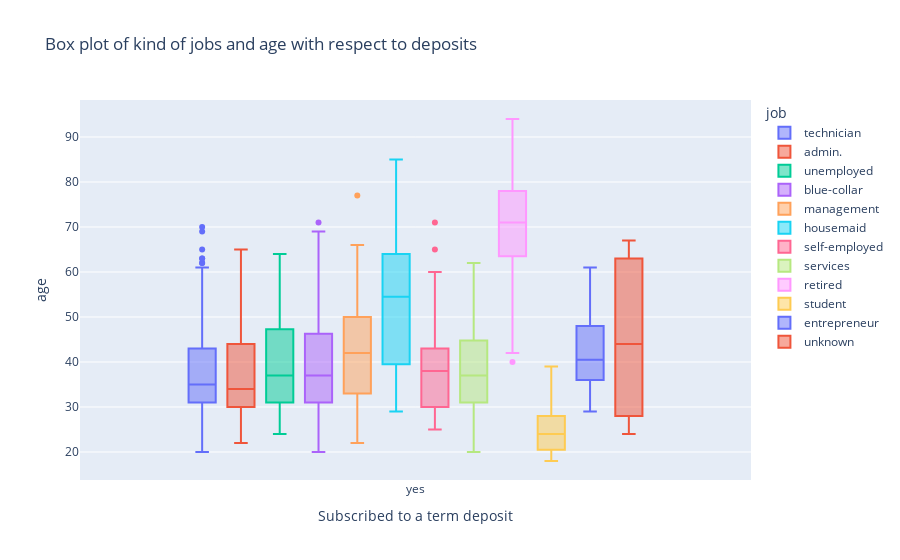

Here is the notebook cell this chart was saved with:
### Markdown cell above
###### The most number of deposits came from individuals who were employed as admins ( ~28%) followed by those who were employed as technicians

### Code cell
fig = px.box(Final_DF_sub, x="Subscribed to a term deposit", y="age", color = 'job',title = 'Box plot of kind of jobs and age with respect to deposits')
fig.show()

### Figure 1 — Plotly figure (JSON) as saved in the notebook; plotly's stock layout.template omitted (floating-point values rounded to 4 significant figures; data arrays with more than 128 entries replaced by an {"elided": "..."} marker saying what was removed)
{"data": [{"alignmentgroup": "True", "hovertemplate": "job=technician<br>Subscribed to a term deposit=%{x}<br>age=%{y}<extra></extra>", "legendgroup": "technician", "marker": {"color": "#636efa"}, "name": "technician", "notched": false, "offsetgroup": "technician", "orientation": "v", "showlegend": true, "type": "box", "x": {"elided": "267 str values"}, "x0": " ", "xaxis": "x", "y": {"elided": "267 int values"}, "y0": " ", "yaxis": "y"}, {"alignmentgroup": "True", "hovertemplate": "job=admin.<br>Subscribed to a term deposit=%{x}<br>age=%{y}<extra></extra>", "legendgroup": "admin.", "marker": {"color": "#EF553B"}, "name": "admin.", "notched": false, "offsetgroup": "admin.", "orientation": "v", "showlegend": true, "type": "box", "x": {"elided": "437 str values"}, "x0": " ", "xaxis": "x", "y": {"elided": "437 int values"}, "y0": " ", "yaxis": "y"}, {"alignmentgroup": "True", "hovertemplate": "job=unemployed<br>Subscribed to a term deposit=%{x}<br>age=%{y}<extra></extra>", "legendgroup": "unemployed", "marker": {"color": "#00cc96"}, "name": "unemployed", "notched": false, "offsetgroup": "unemployed", "orientation": "v", "showlegend": true, "type": "box", "x": ["yes", "yes", "yes", "yes", "yes", "yes", "yes", "yes", "yes", "yes", "yes", "yes", "yes", "yes", "yes", "yes", "yes", "yes", "yes", "yes", "yes", "yes", "yes", "yes", "yes", "yes", "yes", "yes", "yes", "yes", "yes", "yes", "yes", "yes", "yes", "yes", "yes", "yes", "yes", "yes", "yes", "yes", "yes", "yes", "yes", "yes", "yes"], "x0": " ", "xaxis": "x", "y": [54, 37, 43, 56, 24, 35, 45, 30, 28, 35, 31, 37, 49, 31, 41, 49, 29, 32, 25, 36, 26, 51, 34, 64, 37, 40, 34, 31, 26, 32, 50, 64, 45, 36, 54, 42, 41, 29, 43, 28, 59, 50, 25, 48, 31, 38, 33], "y0": " ", "yaxis": "y"}, {"alignmentgroup": "True", "hovertemplate": "job=blue-collar<br>Subscribed to a term deposit=%{x}<br>age=%{y}<extra></extra>", "legendgroup": "blue-collar", "marker": {"color": "#ab63fa"}, "name": "blue-collar", "notched": false, "offsetgroup": "blue-collar", "orientation": "v", "showlegend": true, "type": "box", "x": {"elided": "181 str values"}, "x0": " ", "xaxis": "x", "y": {"elided": "181 int values"}, "y0": " ", "yaxis": "y"}, {"alignmentgroup": "True", "hovertemplate": "job=management<br>Subscribed to a term deposit=%{x}<br>age=%{y}<extra></extra>", "legendgroup": "management", "marker": {"color": "#FFA15A"}, "name": "management", "notched": false, "offsetgroup": "management", "orientation": "v", "showlegend": true, "type": "box", "x": ["yes", "yes", "yes", "yes", "yes", "yes", "yes", "yes", "yes", "yes", "yes", "yes", "yes", "yes", "yes", "yes", "yes", "yes", "yes", "yes", "yes", "yes", "yes", "yes", "yes", "yes", "yes", "yes", "yes", "yes", "yes", "yes", "yes", "yes", "yes", "yes", "yes", "yes", "yes", "yes", "yes", "yes", "yes", "yes", "yes", "yes", "yes", "yes", "yes", "yes", "yes", "yes", "yes", "yes", "yes", "yes", "yes", "yes", "yes", "yes", "yes", "yes", "yes", "yes", "yes", "yes", "yes", "yes", "yes", "yes", "yes", "yes", "yes", "yes", "yes", "yes", "yes", "yes", "yes", "yes", "yes", "yes", "yes", "yes", "yes", "yes", "yes", "yes", "yes", "yes", "yes"], "x0": " ", "xaxis": "x", "y": [28, 31, 55, 37, 56, 52, 27, 28, 42, 53, 38, 54, 55, 36, 34, 54, 47, 64, 24, 61, 58, 30, 22, 39, 40, 30, 43, 45, 37, 50, 42, 44, 43, 51, 39, 50, 51, 28, 26, 66, 44, 42, 42, 47, 33, 29, 31, 58, 53, 35, 36, 43, 39, 58, 49, 52, 36, 36, 77, 51, 29, 47, 57, 33, 34, 45, 30, 32, 41, 44, 36, 45, 42, 30, 26, 40, 32, 31, 58, 47, 59, 49, 27, 37, 32, 37, 36, 37, 43, 31, 43], "y0": " ", "yaxis": "y"}, {"alignmentgroup": "True", "hovertemplate": "job=housemaid<br>Subscribed to a term deposit=%{x}<br>age=%{y}<extra></extra>", "legendgroup": "housemaid", "marker": {"color": "#19d3f3"}, "name": "housemaid", "notched": false, "offsetgroup": "housemaid", "orientation": "v", "showlegend": true, "type": "box", "x": ["yes", "yes", "yes", "yes", "yes", "yes", "yes", "yes", "yes", "yes", "yes", "yes", "yes", "yes", "yes", "yes", "yes", "yes", "yes", "yes", "yes", "yes", "yes", "yes", "yes", "yes", "yes", "yes", "yes", "yes", "yes", "yes"], "x0": " ", "xaxis": "x", "y": [31, 59, 85, 42, 65, 63, 60, 54, 45, 55, 83, 29, 37, 72, 58, 60, 36, 39, 85, 37, 51, 48, 45, 40, 65, 58, 34, 50, 76, 38, 58, 65], "y0": " ", "yaxis": "y"}, {"alignmentgroup": "True", "hovertemplate": "job=self-employed<br>Subscribed to a term deposit=%{x}<br>age=%{y}<extra></extra>", "legendgroup": "self-employed", "marker": {"color": "#FF6692"}, "name": "self-employed", "notched": false, "offsetgroup": "self-employed", "orientation": "v", "showlegend": true, "type": "box", "x": ["yes", "yes", "yes", "yes", "yes", "yes", "yes", "yes", "yes", "yes", "yes", "yes", "yes", "yes", "yes", "yes", "yes", "yes", "yes", "yes", "yes", "yes", "yes", "yes", "yes", "yes", "yes", "yes", "yes", "yes", "yes", "yes", "yes", "yes", "yes", "yes", "yes", "yes", "yes", "yes", "yes", "yes", "yes", "yes", "yes", "yes", "yes", "yes", "yes", "yes"], "x0": " ", "xaxis": "x", "y": [36, 46, 39, 30, 43, 32, 44, 60, 38, 65, 43, 38, 30, 46, 33, 27, 38, 34, 33, 29, 26, 25, 45, 40, 46, 27, 28, 30, 35, 38, 31, 39, 42, 47, 43, 39, 39, 32, 30, 38, 58, 71, 30, 33, 54, 30, 29, 58, 40, 43], "y0": " ", "yaxis": "y"}, {"alignmentgroup": "True", "hovertemplate": "job=services<br>Subscribed to a term deposit=%{x}<br>age=%{y}<extra></extra>", "legendgroup": "services", "marker": {"color": "#B6E880"}, "name": "services", "notched": false, "offsetgroup": "services", "orientation": "v", "showlegend": true, "type": "box", "x": ["yes", "yes", "yes", "yes", "yes", "yes", "yes", "yes", "yes", "yes", "yes", "yes", "yes", "yes", "yes", "yes", "yes", "yes", "yes", "yes", "yes", "yes", "yes", "yes", "yes", "yes", "yes", "yes", "yes", "yes", "yes", "yes", "yes", "yes", "yes", "yes", "yes", "yes", "yes", "yes", "yes", "yes", "yes", "yes", "yes", "yes", "yes", "yes", "yes", "yes", "yes", "yes", "yes", "yes", "yes", "yes", "yes", "yes", "yes", "yes", "yes", "yes", "yes", "yes", "yes", "yes", "yes", "yes", "yes", "yes", "yes", "yes", "yes", "yes", "yes", "yes", "yes", "yes", "yes", "yes", "yes", "yes", "yes", "yes", "yes", "yes", "yes", "yes", "yes", "yes", "yes", "yes", "yes", "yes", "yes", "yes", "yes", "yes", "yes"], "x0": " ", "xaxis": "x", "y": [48, 44, 38, 37, 33, 23, 56, 31, 41, 28, 32, 42, 32, 52, 24, 20, 29, 38, 37, 56, 47, 48, 24, 42, 32, 48, 41, 36, 38, 40, 56, 45, 45, 39, 26, 59, 35, 26, 42, 22, 33, 24, 54, 30, 41, 32, 35, 28, 31, 58, 38, 47, 37, 39, 51, 32, 41, 29, 40, 31, 30, 51, 49, 47, 33, 58, 28, 28, 29, 43, 37, 34, 39, 31, 57, 30, 48, 31, 50, 31, 33, 54, 38, 36, 24, 35, 42, 31, 30, 39, 29, 24, 34, 56, 28, 62, 43, 43, 25], "y0": " ", "yaxis": "y"}, {"alignmentgroup": "True", "hovertemplate": "job=retired<br>Subscribed to a term deposit=%{x}<br>age=%{y}<extra></extra>", "legendgroup": "retired", "marker": {"color": "#FF97FF"}, "name": "retired", "notched": false, "offsetgroup": "retired", "orientation": "v", "showlegend": true, "type": "box", "x": {"elided": "192 str values"}, "x0": " ", "xaxis": "x", "y": {"elided": "192 int values"}, "y0": " ", "yaxis": "y"}, {"alignmentgroup": "True", "hovertemplate": "job=student<br>Subscribed to a term deposit=%{x}<br>age=%{y}<extra></extra>", "legendgroup": "student", "marker": {"color": "#FECB52"}, "name": "student", "notched": false, "offsetgroup": "student", "orientation": "v", "showlegend": true, "type": "box", "x": ["yes", "yes", "yes", "yes", "yes", "yes", "yes", "yes", "yes", "yes", "yes", "yes", "yes", "yes", "yes", "yes", "yes", "yes", "yes", "yes", "yes", "yes", "yes", "yes", "yes", "yes", "yes", "yes", "yes", "yes", "yes", "yes", "yes", "yes", "yes", "yes", "yes", "yes", "yes", "yes", "yes", "yes", "yes", "yes", "yes", "yes", "yes", "yes", "yes", "yes", "yes", "yes", "yes", "yes", "yes", "yes", "yes", "yes", "yes", "yes", "yes", "yes", "yes", "yes", "yes", "yes", "yes", "yes", "yes", "yes", "yes", "yes", "yes", "yes", "yes", "yes", "yes", "yes", "yes", "yes", "yes", "yes", "yes", "yes", "yes", "yes", "yes", "yes", "yes", "yes", "yes", "yes", "yes", "yes", "yes", "yes", "yes", "yes", "yes", "yes", "yes", "yes", "yes", "yes", "yes", "yes", "yes", "yes", "yes", "yes", "yes", "yes", "yes", "yes", "yes", "yes", "yes", "yes", "yes", "yes"], "x0": " ", "xaxis": "x", "y": [30, 20, 31, 19, 25, 21, 28, 28, 22, 25, 20, 21, 26, 26, 28, 18, 18, 20, 22, 28, 30, 24, 20, 23, 24, 30, 20, 27, 24, 39, 21, 20, 26, 18, 37, 30, 28, 22, 27, 31, 25, 27, 23, 24, 28, 31, 23, 18, 19, 27, 25, 23, 31, 19, 20, 18, 18, 23, 27, 26, 24, 25, 30, 24, 29, 35, 27, 19, 19, 28, 33, 25, 19, 19, 19, 21, 22, 24, 27, 24, 33, 24, 31, 28, 22, 27, 28, 23, 23, 21, 18, 24, 21, 20, 20, 20, 20, 26, 23, 28, 20, 27, 32, 21, 26, 18, 30, 23, 27, 20, 30, 22, 27, 23, 30, 31, 28, 20, 26, 26], "y0": " ", "yaxis": "y"}, {"alignmentgroup": "True", "hovertemplate": "job=entrepreneur<br>Subscribed to a term deposit=%{x}<br>age=%{y}<extra></extra>", "legendgroup": "entrepreneur", "marker": {"color": "#636efa"}, "name": "entrepreneur", "notched": false, "offsetgroup": "entrepreneur", "orientation": "v", "showlegend": true, "type": "box", "x": ["yes", "yes", "yes", "yes", "yes", "yes", "yes", "yes", "yes", "yes", "yes", "yes", "yes", "yes", "yes", "yes", "yes", "yes", "yes", "yes", "yes", "yes", "yes", "yes", "yes", "yes", "yes", "yes", "yes", "yes", "yes", "yes", "yes", "yes", "yes", "yes", "yes", "yes"], "x0": " ", "xaxis": "x", "y": [33, 36, 38, 56, 39, 34, 44, 58, 40, 43, 36, 61, 37, 41, 56, 48, 33, 30, 41, 44, 38, 41, 29, 53, 37, 50, 35, 49, 39, 35, 56, 37, 38, 56, 35, 47, 45, 48], "y0": " ", "yaxis": "y"}, {"alignmentgroup": "True", "hovertemplate": "job=unknown<br>Subscribed to a term deposit=%{x}<br>age=%{y}<extra></extra>", "legendgroup": "unknown", "marker": {"color": "#EF553B"}, "name": "unknown", "notched": false, "offsetgroup": "unknown", "orientation": "v", "showlegend": true, "type": "box", "x": ["yes", "yes", "yes", "yes", "yes", "yes", "yes", "yes", "yes", "yes", "yes", "yes", "yes", "yes", "yes", "yes", "yes", "yes"], "x0": " ", "xaxis": "x", "y": [31, 64, 48, 64, 46, 32, 31, 27, 67, 26, 24, 28, 24, 42, 46, 63, 65, 61], "y0": " ", "yaxis": "y"}], "layout": {"boxmode": "group", "legend": {"title": {"text": "job"}, "tracegroupgap": 0}, "title": {"text": "Box plot of kind of jobs and age with respect to deposits"}, "xaxis": {"anchor": "y", "domain": [0, 1], "title": {"text": "Subscribed to a term deposit"}}, "yaxis": {"anchor": "x", "domain": [0, 1], "title": {"text": "age"}}}}
